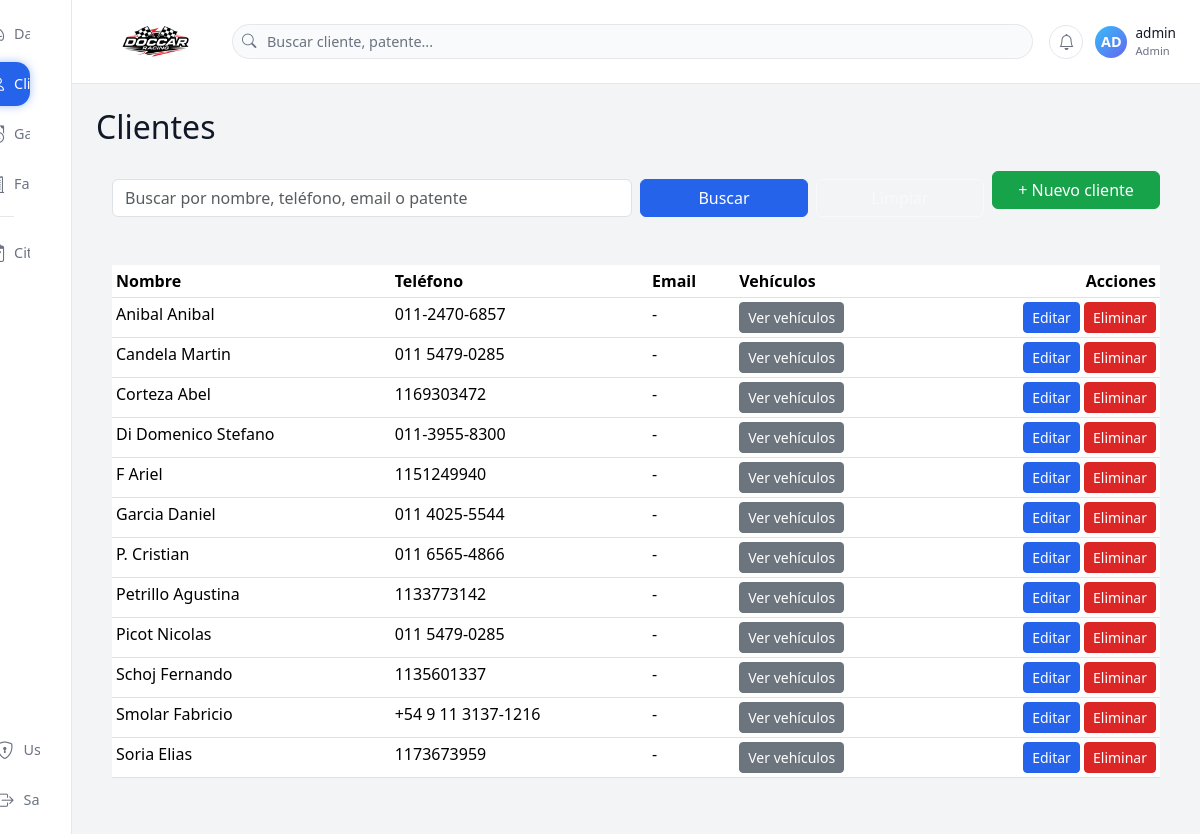
The app's page /clientes (signed in) with its own data.
### tables this page shows
CREATE TABLE clientes (
        id INTEGER PRIMARY KEY AUTOINCREMENT,
        nombre TEXT,
        apellido TEXT,
        telefono TEXT,
        email TEXT,
        direccion TEXT,
        notas TEXT
    , documento TEXT, razon_social TEXT);

### app.py (the view)
@app.route("/clientes")
@login_required
def clientes():
    q = request.args.get("q", "").strip()
    con = get_con()
    cur = con.cursor()
    if q:
        patron = f"%{q}%"
        cur.execute("""
            SELECT * FROM clientes
            WHERE nombre LIKE ?
               OR apellido LIKE ?
               OR telefono LIKE ?
               OR email LIKE ?
               OR id IN (
                    SELECT cliente_id FROM vehiculos WHERE patente LIKE ?
               )
            ORDER BY apellido, nombre
        """, (patron, patron, patron, patron, patron))
    else:
        cur.execute("SELECT * FROM clientes ORDER BY apellido, nombre")
    lista = cur.fetchall()
    con.close()
    return render_template("clientes.html", clientes=lista, q=q)

### app.py (called while the page is built)
def get_con():
    return sqlite3.connect(DB_NAME)

def login_required(f):
    @wraps(f)
    def wrapper(*args, **kwargs):
        if "user_id" not in session:
            return redirect(url_for('login'))
        return f(*args, **kwargs)
    return wrapper

### templates/clientes.html
{% extends "base.html" %}
{% block contenido %}
<h2 class="mb-3">Clientes</h2>
<div class="card-dark-soft p-3 mb-3">
    <form class="row g-2" method="get">
        <div class="col-12 col-md-6">
            <input type="text"
                   name="q"
                   class="form-control"
                   placeholder="Buscar por nombre, teléfono, email o patente"
                   value="{{ q }}">
        </div>
        <div class="col-6 col-md-2">
            <button class="btn btn-primary w-100">Buscar</button>
        </div>
        <div class="col-6 col-md-2">
            <a href="{{ url_for('clientes') }}" class="btn btn-outline-light w-100">Limpiar</a>
        </div>
        <div class="col-12 col-md-2 mt-2 mt-md-0 text-md-end">
            <a class="btn btn-success w-100"
               href="{{ url_for('cliente_nuevo') }}">
                + Nuevo cliente
            </a>
        </div>
    </form>
</div>
<div class="card-dark-soft p-3">
    <div class="table-responsive">
        <table class="table table-sm table-dark-custom">
            <thead>
            <tr>
                <th>Nombre</th>
                <th>Teléfono</th>
                <th>Email</th>
                <th>Vehículos</th>
                <th class="text-end">Acciones</th>
            </tr>
            </thead>
            <tbody>
            {% if clientes %}
                {% for c in clientes %}
                <tr>
                    <td>{{ c[2] }} {{ c[1] }}</td>
                    <td>{{ c[3] or '-' }}</td>
                    <td>{{ c[4] or '-' }}</td>
                    <td>
                        <a href="{{ url_for('vehiculos_cliente', cliente_id=c[0]) }}"
                           class="btn btn-sm btn-secondary">
                            Ver vehículos
                        </a>
                    </td>
                    <td class="text-end">
                        <a href="{{ url_for('cliente_editar', id=c[0]) }}"
                           class="btn btn-sm btn-primary">
                            Editar
                        </a>
                        <a href="{{ url_for('cliente_eliminar', id=c[0]) }}"
                           onclick="return confirm('¿Eliminar cliente?')"
                           class="btn btn-sm btn-danger">
                            Eliminar
                        </a>
                    </td>
                </tr>
                {% endfor %}
            {% else %}
                <tr>
                    <td colspan="5" class="text-center text-muted py-3">
                        No hay clientes cargados.
                    </td>
                </tr>
            {% endif %}
            </tbody>
        </table>
    </div>
</div>
{% endblock %}

### templates/base.html (style rules this page uses)
:root { --bg-app: #f3f4f6; --bg-sidebar: #ffffff; --bg-topbar: #ffffff; --bg-card: #ffffff; --border-soft: #e5e7eb; --text-main: #111827; --text-muted: #6b7280; --primary: #2563eb; --success: #16a34a; --danger: #dc2626; }
* { box-sizing: border-box; }
body { margin: 0; min-height: 100vh; background: var(--bg-app); color: var(--text-main); font-family: system-ui, -apple-system, BlinkMacSystemFont, "Segoe UI", sans-serif; }
a { text-decoration: none; color: inherit; }
.btn-primary { background-color: var(--primary); border-color: var(--primary); }
.btn-success { background-color: var(--success); border-color: var(--success); }
.btn-danger { background-color: var(--danger); border-color: var(--danger); }

### records on screen
clientes: apellido "Anibal", nombre "Anibal", telefono "011-2470-6857", email "-"
clientes: apellido "Candela", nombre "Martin", telefono "011 5479-0285", email "-"
clientes: apellido "Corteza", nombre "Abel", telefono "1169303472", email "-"
clientes: apellido "Di Domenico", nombre "Stefano", telefono "011-3955-8300", email "-"
clientes: apellido "F", nombre "Ariel", telefono "1151249940", email "-"
clientes: apellido "Garcia", nombre "Daniel", telefono "011 4025-5544", email "-"
clientes: apellido "P.", nombre "Cristian", telefono "011 6565-4866", email "-"
clientes: apellido "Petrillo", nombre "Agustina", telefono "1133773142", email "-"
clientes: apellido "Picot", nombre "Nicolas", telefono "011 5479-0285", email "-"
clientes: apellido "Schoj", nombre "Fernando", telefono "1135601337", email "-"
clientes: apellido "Smolar", nombre "Fabricio", telefono "+54 9 11 3137-1216", email "-"
clientes: apellido "Soria", nombre "Elias", telefono "1173673959", email "-"

### other values on screen
{{ uname[:2].upper() }} "AD"
{{ session.get("username", "Usuario") }} "admin"
{{ session.get("rol", "operador")|capitalize }} "Admin"
